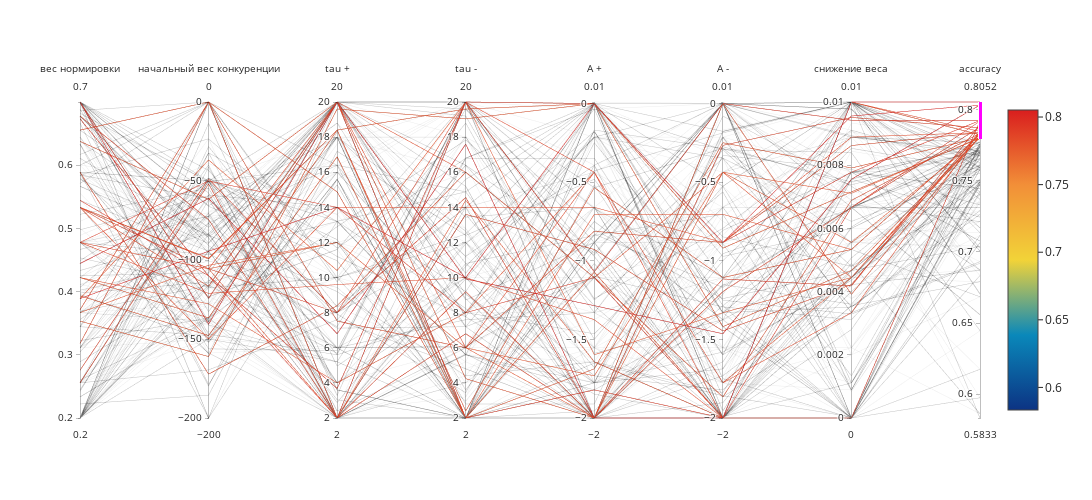

Notebook code cell kept with this figure:
### Code cell
names = ["вес нормировки", "начальный вес конкуренции", "tau +", "tau -", "A +", "A -", "снижение веса"]

fig = go.Figure(data=
    go.Parcoords(
        line = dict(color = scores[good],
                   colorscale = 'portland',
                   showscale = True),
        dimensions = [
            dict(
                label=names[i],
                values = parameters[:, i][good], range=(parameters[:, i].min(), parameters[:, i].max())) for i in range(parameters.shape[1])
        ] + [dict(label="accuracy", values=scores[good], constraintrange=[0.78, max(scores)])]
    )
)
fig.update_layout(height=500, width=1200)

### Figure 1 — Plotly figure (JSON) as saved in the notebook; plotly's stock layout.template omitted (floating-point values rounded to 4 significant figures; data arrays with more than 128 entries replaced by an {"elided": "..."} marker saying what was removed)
{"data": [{"dimensions": [{"label": "вес нормировки", "range": [0.2, 0.7], "values": {"elided": "392 float values"}}, {"label": "начальный вес конкуренции", "range": [-200, 0], "values": {"elided": "392 float values"}}, {"label": "tau +", "range": [2, 20], "values": {"elided": "392 float values"}}, {"label": "tau -", "range": [2, 20], "values": {"elided": "392 float values"}}, {"label": "A +", "range": [-2, 0.01], "values": {"elided": "392 float values"}}, {"label": "A -", "range": [-2, 0.01], "values": {"elided": "392 float values"}}, {"label": "снижение веса", "range": [0, 0.01], "values": {"elided": "392 float values"}}, {"constraintrange": [0.7789, 0.8052], "label": "accuracy", "values": {"elided": "392 float values"}}], "line": {"color": {"elided": "392 float values"}, "colorscale": [[0, "rgb(12,51,131)"], [0.25, "rgb(10,136,186)"], [0.5, "rgb(242,211,56)"], [0.75, "rgb(242,143,56)"], [1, "rgb(217,30,30)"]], "showscale": true}, "type": "parcoords"}], "layout": {"height": 500, "width": 1200}}
